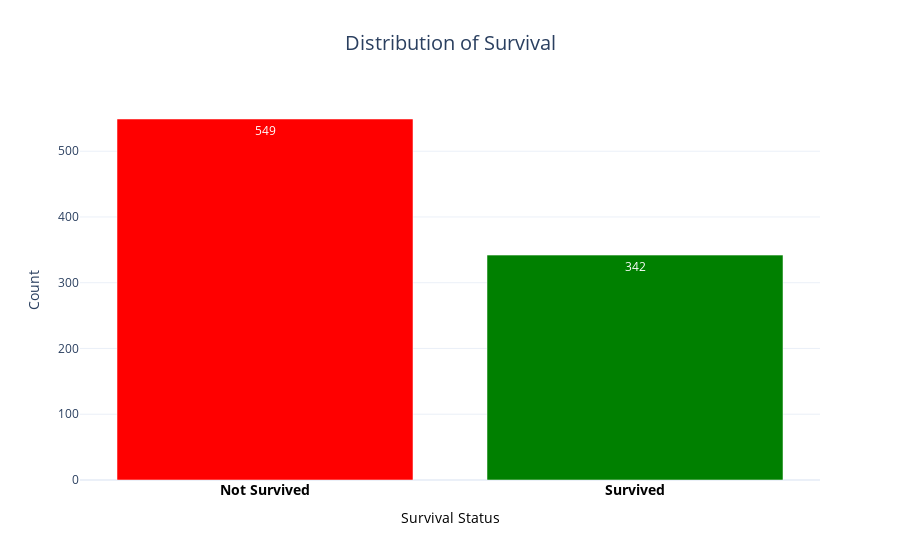

Write notebook code for a chart like this one.
### Code cell
# Distribution of Survival Bar plot 
# Assuming `df` contains the data and 'Survived' is the column of interest
fig = go.Figure()

# Add a bar trace
fig.add_trace(go.Bar(
    x=df['Survived'].value_counts().index,
    y=df['Survived'].value_counts(),
    text=df['Survived'].value_counts(),
    textposition='auto',
    hovertemplate='<b>%{x}</b><br>Count: %{y}<br>',
    marker=dict(color=['red', 'green'])  # Customize bar colors
))

# Update x-axis and layout
fig.update_xaxes(
    type='category', 
    tickvals=[0, 1], 
    ticktext=['<b>Not Survived</b>', '<b>Survived</b>'], 
    tickfont_size=14, 
    color='black'
)

fig.update_layout(
    title_text='Distribution of Survival',
    xaxis_title='Survival Status',
    yaxis_title='Count',
    title_font_size=20,
    title_x=0.5,
    template='plotly_white'
)

fig.show()

### Figure 1 — Plotly figure (JSON) as saved in the notebook; plotly's stock layout.template omitted (floating-point values rounded to 4 significant figures)
{"data": [{"hovertemplate": "<b>%{x}</b><br>Count: %{y}<br>", "marker": {"color": ["red", "green"]}, "text": [549, 342], "textposition": "auto", "type": "bar", "x": [0, 1], "y": [549, 342]}], "layout": {"autosize": true, "title": {"font": {"size": 20}, "text": "Distribution of Survival", "x": 0.5}, "xaxis": {"autorange": true, "color": "black", "range": [-0.5, 1.5], "tickfont": {"size": 14}, "ticktext": ["<b>Not Survived</b>", "<b>Survived</b>"], "tickvals": [0, 1], "title": {"text": "Survival Status"}, "type": "category"}, "yaxis": {"autorange": true, "range": [0, 577.9], "title": {"text": "Count"}, "type": "linear"}}}
